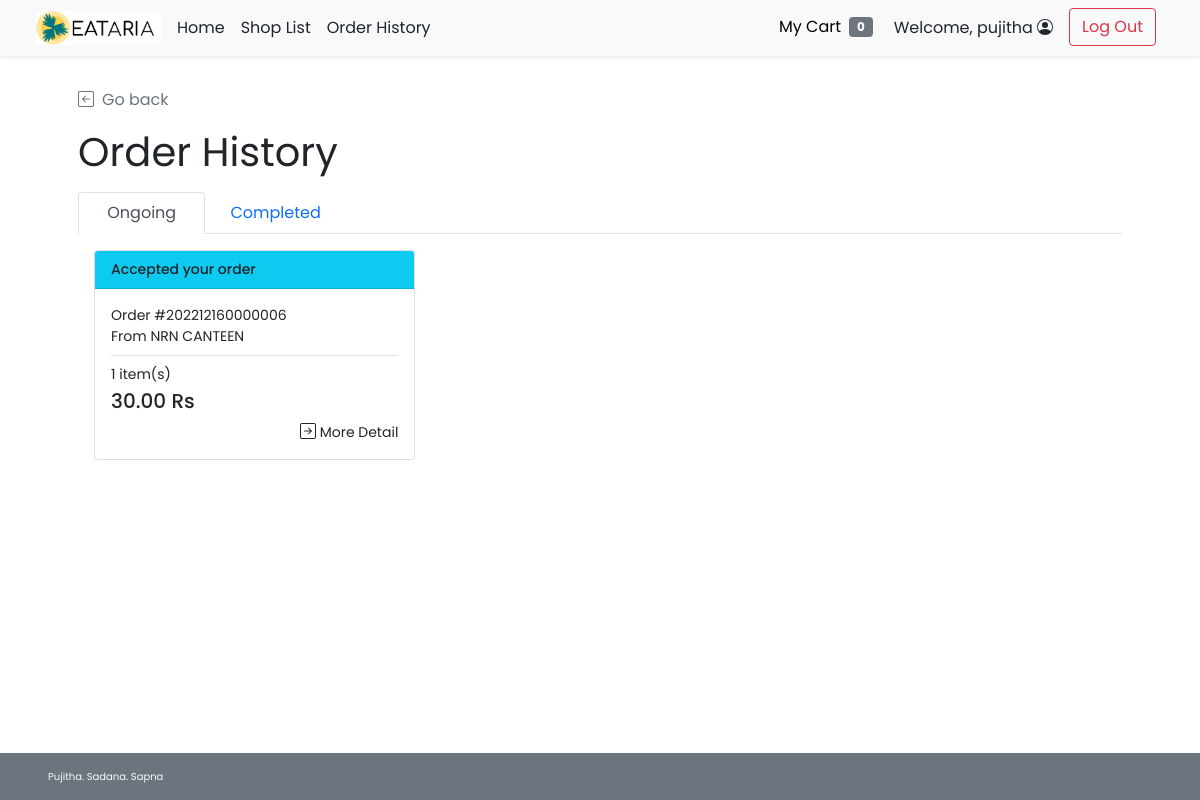
The page /cust_order_history.php (signed in) on the database as committed earlier.
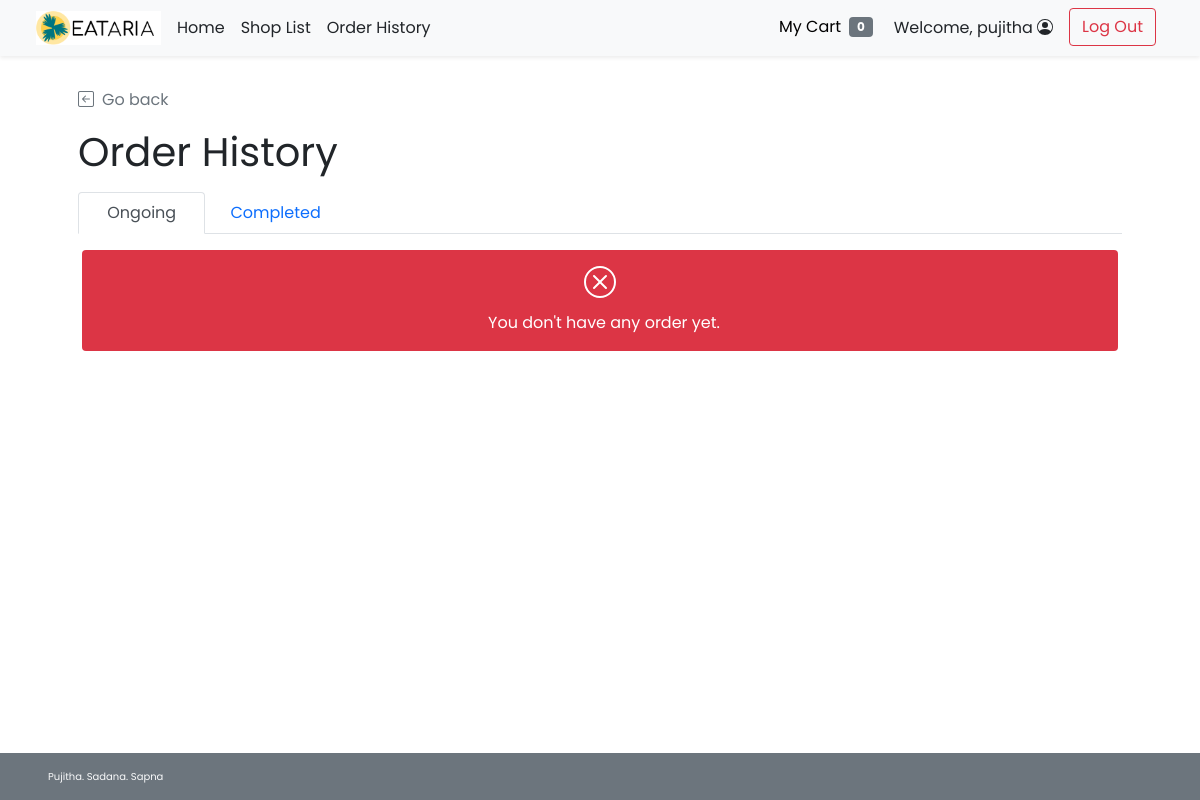
The same page on the database as committed later.
### tables this page shows
CREATE TABLE `order_header` (
  `orh_id` int(11) NOT NULL,
  `orh_refcode` varchar(15) DEFAULT NULL,
  `c_id` int(11) NOT NULL,
  `s_id` int(11) NOT NULL,
  `orh_ordertime` timestamp NOT NULL DEFAULT current_timestamp(),
  `orh_pickuptime` datetime NOT NULL,
  `orh_orderstatus` varchar(10) NOT NULL,
  `orh_finishedtime` datetime DEFAULT NULL
);

CREATE TABLE `shop` (
  `s_id` int(11) NOT NULL,
  `s_username` varchar(45) NOT NULL,
  `s_pwd` varchar(45) NOT NULL,
  `s_name` varchar(45) NOT NULL,
  `s_location` varchar(100) NOT NULL,
  `s_openhour` time NOT NULL,
  `s_closehour` time NOT NULL,
  `s_status` tinyint(4) NOT NULL DEFAULT 1 COMMENT 'shop ready for taking orders or not(1 for open, 0 for close)\r\n',
  `s_preorderstatus` tinyint(4) NOT NULL DEFAULT 1 COMMENT 'shop is ready for preorder or not',
  `s_email` varchar(45) NOT NULL,
  `s_phoneno` varchar(10) NOT NULL,
  `s_pic` text DEFAULT NULL
);

### cust_order_history.php (the view, shortened to what the changed rows need)
<!DOCTYPE html>
<html lang="en">
<head>
    <?php
    include("conn_db.php");
    include('head.php');
    ?>
    <link href="css/main.css" rel="stylesheet">
    <link href="css/menu.css" rel="stylesheet">
</head>
<body class="d-flex flex-column h-100">
    <div class="container px-5 py-4" id="shop-body">
        <div class="mb-3 text-wrap" id="shop-header">
            <h2 class="display-6 strong fw-normal">Order History</h2>
        </div>
        <div class="tab-content" id="nav-tabContent">
            <div class="tab-pane fade show active p-3" id="nav-ongoing" role="tabpanel" aria-labelledby="ongoing-tab">
                <?php
                $ongoing_query = "SELECT * FROM order_header WHERE c_id = {$_SESSION['cid']} AND orh_orderstatus <> 'FNSH';";
                $ongoing_result = $mysqli -> query($ongoing_query);
                $ongoing_num = $ongoing_result -> num_rows;
                if($ongoing_num>0){
            ?>
                <div class="row row-cols-1 row-cols-md-3">
                    <?php while($og_row = $ongoing_result -> fetch_array()){ ?>
                    <div class="col">
                        <a href="cust_order_detail.php?orh_id=<?php echo $og_row["orh_id"]?>"
                            class="text-dark text-decoration-none">
                            <div class="card mb-3">
                                <?php if($og_row["orh_orderstatus"]=="ACPT"){ ?>
                                <div class="card-header bg-info text-dark justify-content-between">
                                    <small class="me-auto d-flex" style="font-weight: 500;">Accepted your order</small>
                                </div>
                                <?php }else if($og_row["orh_orderstatus"]=="PREP"){?>
                                <div class="card-header bg-warning justify-content-between">
                                    <small class="me-auto d-flex" style="font-weight: 500;">Preparing your order</small>
                                </div>
                                <?php }else if($og_row["orh_orderstatus"]=="RDPK"){?>
                                <div class="card-header bg-primary text-white justify-content-between">
                                    <small class="me-auto d-flex" style="font-weight: 500;">Your order is ready for
                                        pick-up</small>
                                </div>
                                <?php }else{?>
                                <div class="card-header bg-success text-white justify-content-between">
                                    <small class="me-auto d-flex" style="font-weight: 500;">Order Finished</small>
                                </div>
                                <?php } ?>
                                <div class="card-body">
                                    <div class="card-text row row-cols-1 small">
                                        <div class="col">Order #<?php echo $og_row["orh_refcode"];?></div>
                                        <div class="col mb-2">From
                                            <?php
                                            $shop_query = "SELECT s_name FROM shop WHERE s_id = {$og_row['s_id']};";
                                            $shop_arr = $mysqli -> query($shop_query) -> fetch_array();
                                            echo $shop_arr["s_name"];
                                        ?>
                                        </div>
                                        <?php
                                        $ord_query = "SELECT COUNT(*) AS cnt,SUM(ord_amount*ord_buyprice) AS gt FROM order_detail
                                        WHERE orh_id = {$og_row['orh_id']}";
                                        $ord_arr = $mysqli -> query($ord_query) -> fetch_array();
                                    ?>
                                        <div class="col pt-2 border-top"><?php echo $ord_arr["cnt"]?> item(s)</div>
                                        <div class="col mt-1 mb-2"><strong class="h5"><?php echo $ord_arr["gt"]?>
                                                Rs</strong></div>
                                        <div class="col text-end">
                                            <a href="cust_order_detail.php?orh_id=<?php echo $og_row["orh_id"]?>"
                                                class="text-dark text-decoration-none">
                                                 More Detail
                                            </a>
                                        </div>
                                    </div>
                                </div>
                            </div>
                        </a>
                    </div>
                    <?php } ?>
                </div>
                <?php }else{ ?>
                <div class="row row-cols-1">
                    <div class="col pt-3 px-3 bg-danger text-white rounded text-center">
                        <p class="ms-2 mt-2">You don't have any order yet.</p>
                    </div>
                </div>
                <?php } ?>
            </div>
        </div>
    </div>
</body>
</html>

Rows that differ between the two databases and show on the page:
removed order_header: orh_orderstatus "Accepted your order", orh_refcode "202212160000006", s.s_name "NRN CANTEEN", cnt "1", gt "30.00"
Other text that changed with them:
text now shown: "You don't have any order yet."
